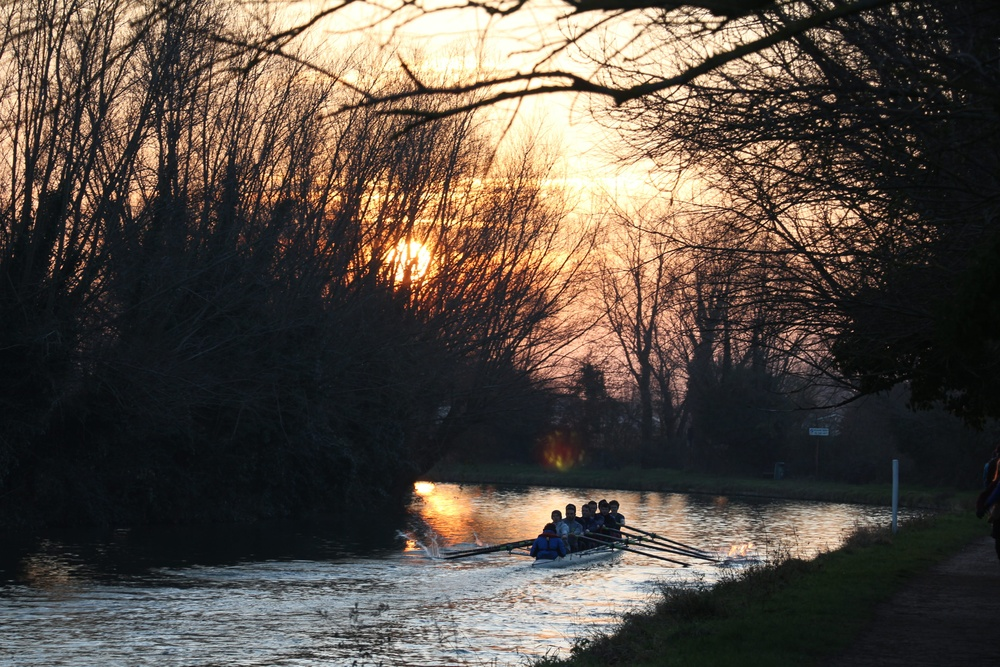
#> input picture image-and-video-processing/week3-spatial-processing/river.JPG, 1000 x 667 px, shrunk from 4898 x 3265 before the run, found by its file name
$ jupyter execute 'Week 3 -  Spatial processing.ipynb'   (shell and % lines are left out)
#> lines starting #> are read from the running program, lines starting #| are printed output that depends on the picture; after the words box and inside, x2 and y2 are one past the last pixel; in counts of white or black regions, pixels touching at a corner belong together
[cell 1]
%pylab inline
import matplotlib.pyplot as plt
import numpy as np
import os
import cv2

# Histogram equalization

Implement a histogram equalization function. If using Matlab, compare your implementation with Matlab’s built-in function.

### 0 Read data

> Read out original image

[cell 2]
image = plt.imread('river.jpg')
#> image is the input picture: shape (667, 1000, 3); mean R, G, B 85.5, 76.5, 68.3
plt.figure(figsize=(12,12))
plt.title('original RGB image')
plt.imshow(image)
image.dtype

> Check the number of unique pixel values to be sure it's indeed an 8 bit image

[cell 3]
np.unique(image).shape
#> Out = (256,)

> Convert original RGB image to grayscale image

[cell 4]
def rgb2gray(rgb_image):
    image_8bit = np.round(np.sum(rgb_image * np.array([0.114, 0.587, 0.299]), axis=-1)).astype('uint8')
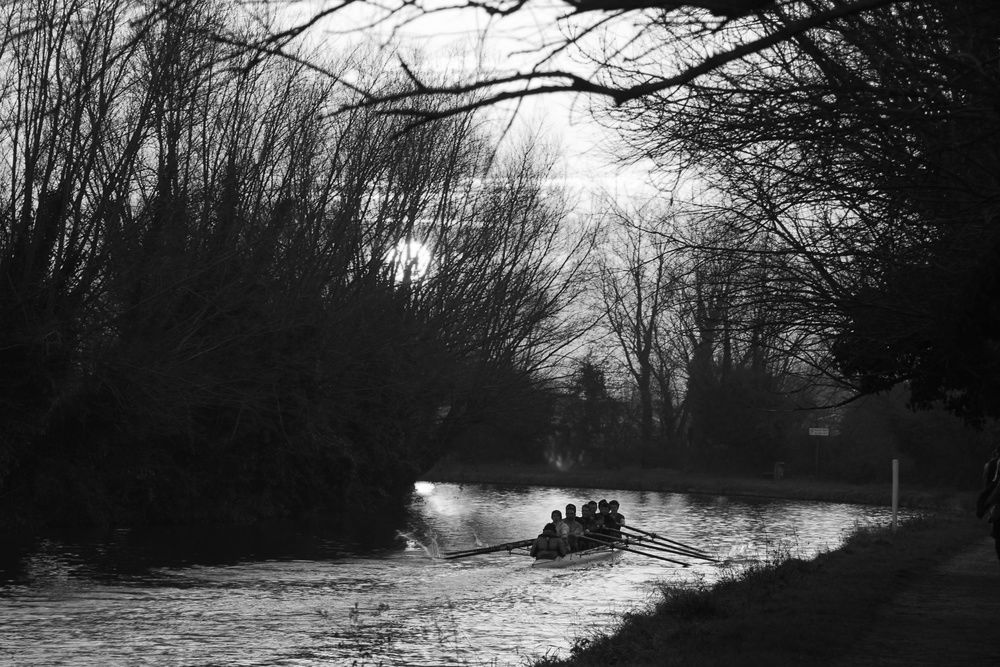
#> image_8bit: shape (667, 1000); min 1, max 255, mean 75
    image_8bit[0,0]=255 #to compensate for the loss of 1 gray value during conversion
#> image_8bit: shape (667, 1000); under 0.01% of pixels changed, all inside (x1, y1, x2, y2) = (0, 0, 1, 1)
    plt.figure(figsize=(12,12))
    plt.imshow(image_8bit , cmap='gray')
    plt.title('8 bit grayscale image')
    return image_8bit

gray_image = rgb2gray(image)

> Again check the number of unique pixel values

[cell 5]
np.unique(gray_image).shape
#> Out = (255,)

### 1 Compute and plot  histogram

[cell 6]
bin_counts, bin_edges, patches = plt.hist(gray_image.ravel(), bins=256)
#> bin_counts = 256 values, max 17169 at index 20, min 0 at index 127, mean 2605.5; bin_edges = 257 values from 1 to 255; patches = 256 items
gray_image.ravel().shape
#> Out = (667000,)
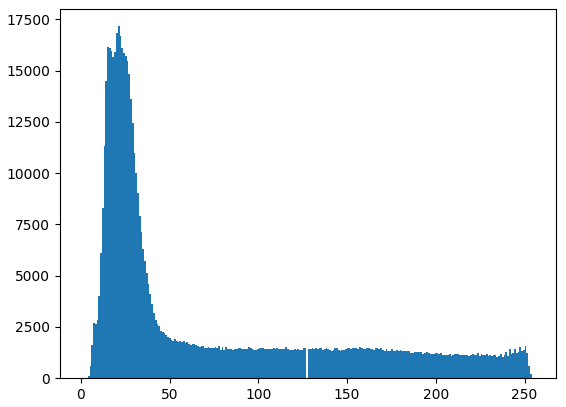
#> figure drawn by matplotlib, 1 panel; tallest bar 17169 high, from x = 20.84 to 21.84

### 2 Equalize  histogram

[cell 7]
#compute the probability of an occurrence of a pixel of level i in the image
#where n_total is the total number of pixels in the image
n_total = gray_image.ravel().shape[0]
#> n_total = 667000
prob_i = bin_counts / n_total
#> prob_i = 256 values, max 0.0257 at index 20, min 0 at index 127, mean 0.00391
plt.plot(prob_i)
plt.title('probability distribution')
plt.show()
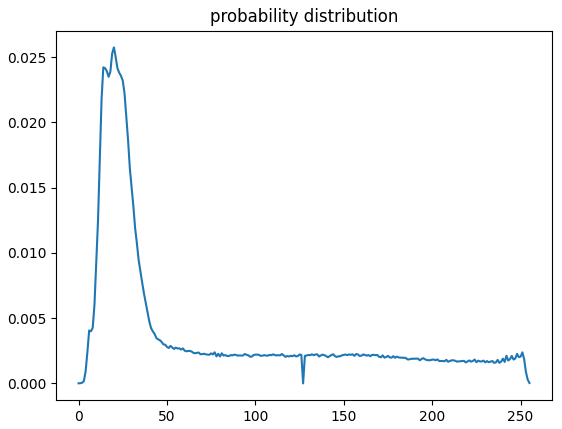
#> figure drawn by matplotlib, 1 panel; curve peaks at x = 20, y = 0.0257


#compute cumulative sum ==  accumulated normalized histogram of the image
cumulative_sum = np.array([sum(prob_i[:i+1]) for i in range(len(bin_counts))])
#> cumulative_sum = 256 values, max 1 at index 255, min 7.5e-06 at index 0, mean 0.71

plt.plot(cumulative_sum)
plt.title('cumulative sum ==  accumulated normalized histogram')
plt.show()
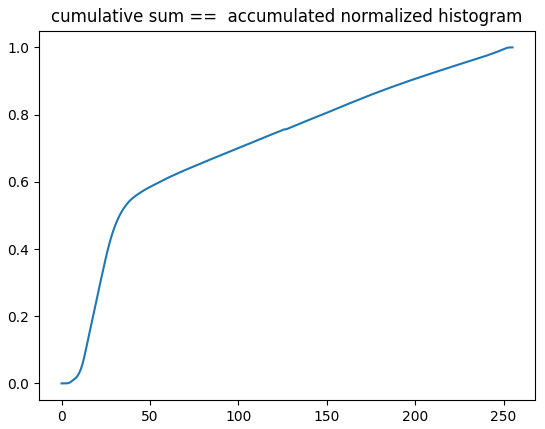
#> figure drawn by matplotlib, 1 panel; curve peaks at x = 255, y = 1

#get equalized histogram by renormalizing the cumulative sum
hist_equalized =  (cumulative_sum - cumulative_sum.min()) * 255  / (cumulative_sum.max() - cumulative_sum.min())
#> hist_equalized = 256 values, max 255 at index 255, min 0 at index 0, mean 181
plt.plot(hist_equalized)
plt.title('equalized cumulative sum')
plt.show()
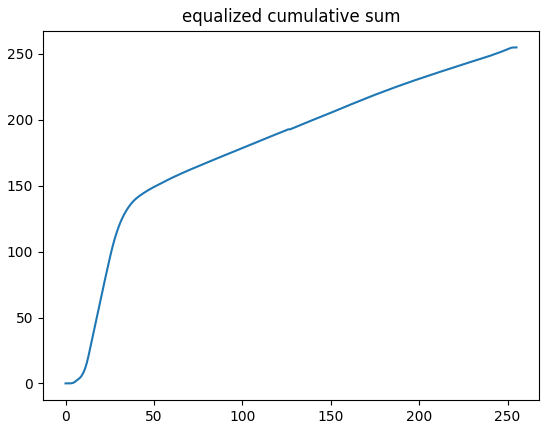
#> figure drawn by matplotlib, 1 panel; curve peaks at x = 255, y = 255

# get the values of the equalized histogram for the corresponding values of the flatten original image
gray_image_equalized = hist_equalized[gray_image.ravel()]
plt.hist(gray_image_equalized, bins=256)
plt.title('equalized histogram')
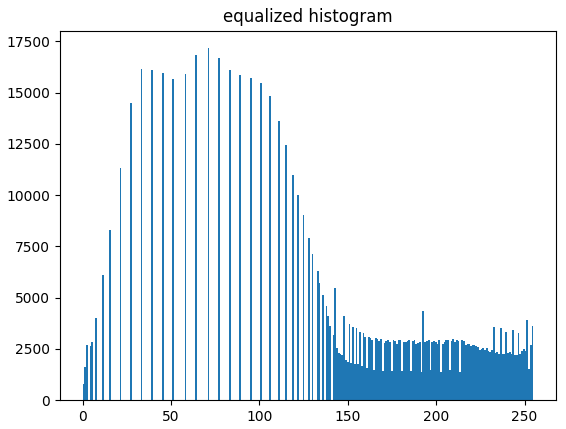
#> figure drawn by matplotlib, 1 panel; tallest bar 17169 high, from x = 70.73 to 71.72

[cell 8]
gray_image_equalized = np.reshape(gray_image_equalized, gray_image.shape)
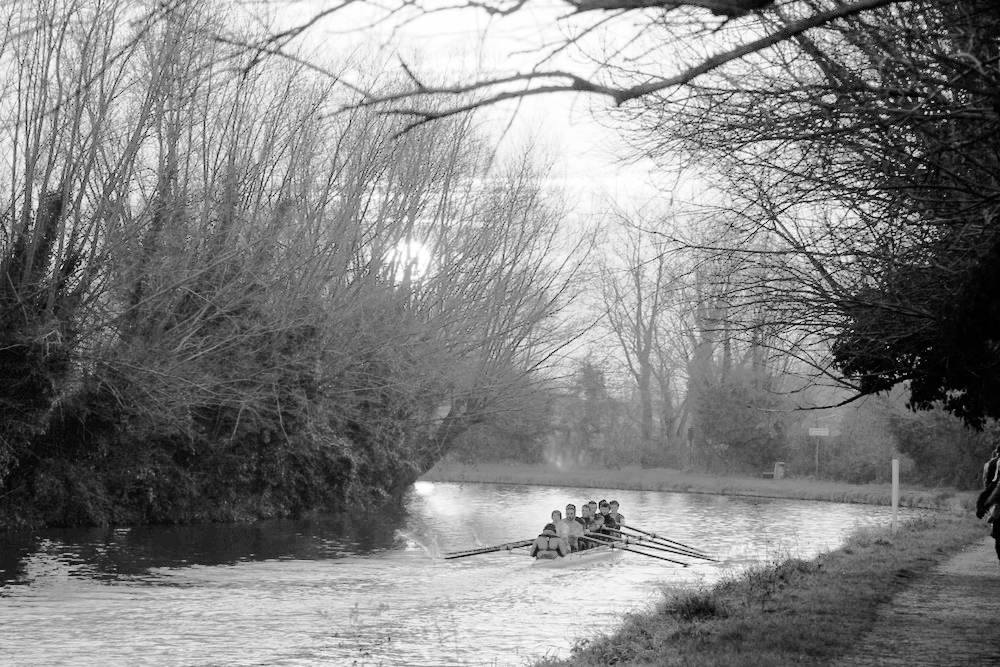
#> gray_image_equalized: shape (667, 1000) float64; min 0.00382, max 255, mean 131.8

fig, axs = plt.subplots(2, 1, figsize=(30,20))
ax1, ax2 = axs
im1=ax1.imshow(gray_image, cmap='gray')
ax1.set_title('original')
im2=ax2.imshow(gray_image_equalized, cmap='gray')
ax2.set_title('equalized')
plt.colorbar(im1,ax=ax1,fraction=0.035, pad=0.03)
plt.colorbar(im2,ax=ax2,fraction=0.035, pad=0.03)
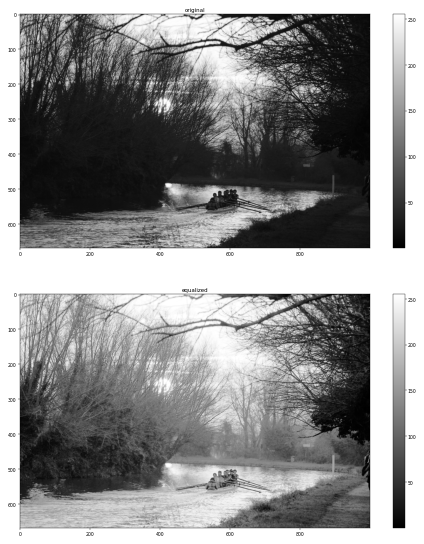
#> figure drawn by matplotlib, 4 panels
